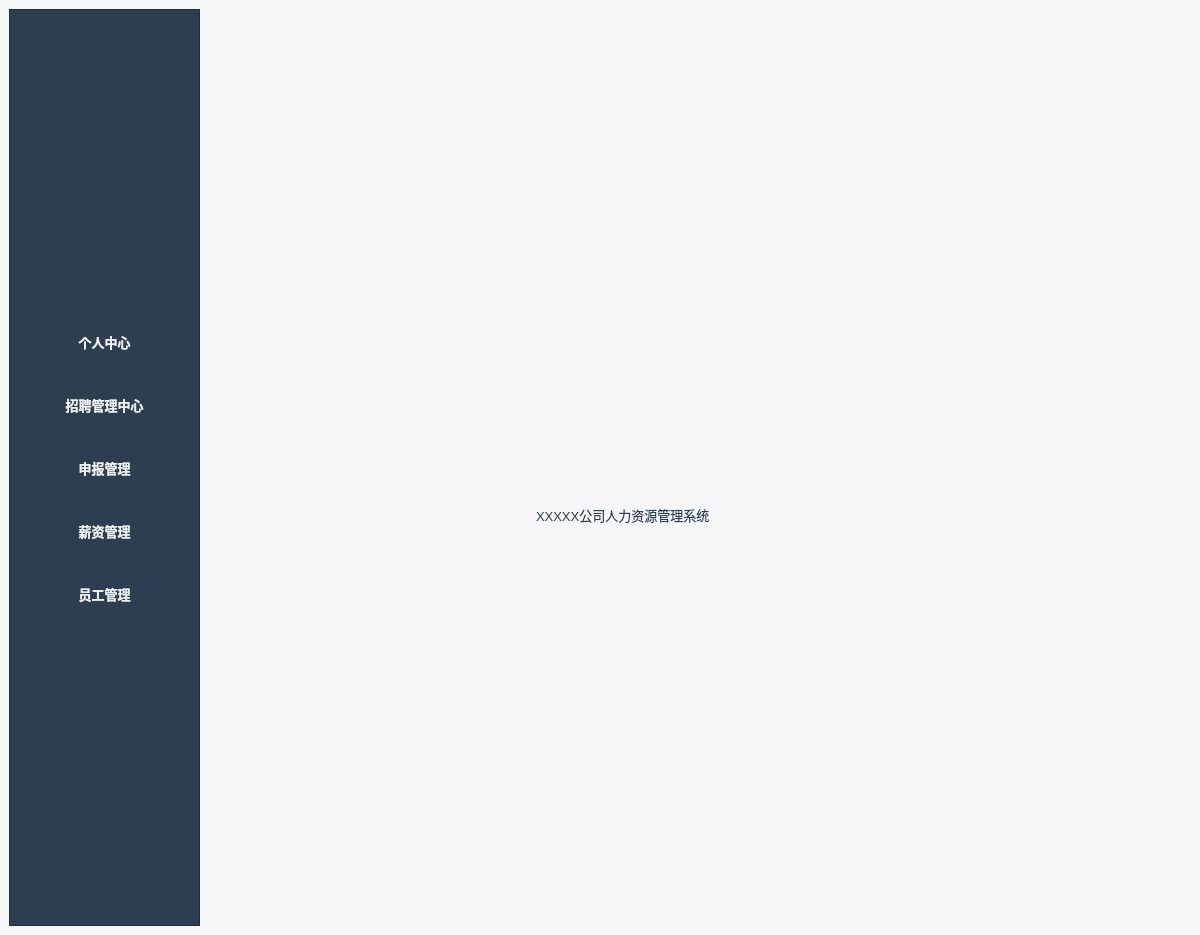
<?xml version="1.0" encoding="UTF-8"?>
<ui version="4.0">
 <class>MainWindow</class>
 <widget class="QMainWindow" name="MainWindow">
  <property name="geometry">
   <rect>
    <x>0</x>
    <y>0</y>
    <width>1200</width>
    <height>935</height>
   </rect>
  </property>
  <property name="sizePolicy">
   <sizepolicy hsizetype="Preferred" vsizetype="Preferred">
    <horstretch>0</horstretch>
    <verstretch>0</verstretch>
   </sizepolicy>
  </property>
  <property name="windowTitle">
   <string>夕阳红人力资源管理系统</string>
  </property>
  <property name="windowIcon">
   <iconset>
    <normaloff>333.jpg</normaloff>333.jpg</iconset>
  </property>
  <property name="styleSheet">
   <string notr="true">QWidget {
    font-family: &quot;Microsoft YaHei&quot;, &quot;Segoe UI&quot;, &quot;Helvetica Neue&quot;, Arial, sans-serif;
    font-size: 10pt;
    color: #2c3e50;
    background-color: #f4f6f8;
}</string>
  </property>
  <property name="toolButtonStyle">
   <enum>Qt::ToolButtonStyle::ToolButtonTextBesideIcon</enum>
  </property>
  <property name="tabShape">
   <enum>QTabWidget::TabShape::Rounded</enum>
  </property>
  <widget class="QWidget" name="centralwidget">
   <layout class="QGridLayout" name="gridLayout_2">
    <item row="0" column="0">
     <layout class="QHBoxLayout" name="horizontalLayout">
      <item>
       <widget class="QFrame" name="frame">
        <property name="sizePolicy">
         <sizepolicy hsizetype="Preferred" vsizetype="Preferred">
          <horstretch>0</horstretch>
          <verstretch>0</verstretch>
         </sizepolicy>
        </property>
        <property name="styleSheet">
         <string notr="true">QFrame { /* Example: if you named your sidebar QFrame &quot;leftSidebarFrame&quot; */
    background-color: #2C3E50; /* A deep, professional blue-gray */
    border-right: 1px solid #34495E;
}

/* ToolButton in Sidebar (Navigation) */
QFrame QToolButton {
    background-color: transparent;
    color: #ECF0F1; /* Light text color for contrast against dark sidebar */
    border: none;
    padding: 12px 15px; /* Ample padding */
    text-align: left;
    font-size: 10pt;
    font-weight: bold;
    border-radius: 4px; /* Slightly rounded corners */
    margin: 5px 10px;
}

QFrame QToolButton:hover {
    background-color: #34495E; /* Darker shade on hover */
    color: #FFFFFF;
}

QFrame QToolButton:checked,
QFrame QToolButton:pressed {
    background-color: #1ABC9C; /* A pleasant teal accent for selected/pressed */
    color: #FFFFFF;
}

/* ComboBox in Sidebar (e.g., &quot;个人中心&quot;) */
QFrame QComboBox {
    background-color: #34495E;
    color: #ECF0F1;
    border: 1px solid #4A6178;
    padding: 8px 10px;
    border-radius: 4px;
    margin: 10px;
    font-weight: bold;
}

QFrameFrame QComboBox::drop-down {
    subcontrol-origin: padding;
    subcontrol-position: top right;
    width: 20px;
    border-left-width: 1px;
    border-left-color: #4A6178;
    border-left-style: solid;
    border-top-right-radius: 3px;
    border-bottom-right-radius: 3px;
}

QFrameQComboBox::down-arrow {
    image: url(:/qt-project.org/styles/commonstyle/images/downarrrow-16.png); /* Default Qt arrow, consider a custom one */
    width: 12px;
    height: 12px;
}
QFrame QComboBox::down-arrow:on {
    image: url(:/qt-project.org/styles/commonstyle/images/uparrrow-16.png);
}

QFrameQComboBox QAbstractItemView { /* Dropdown list style */
    background-color: #34495E;
    color: #ECF0F1;
    border: 1px solid #4A6178;
    selection-background-color: #1ABC9C;
    padding: 5px;
}
</string>
        </property>
        <property name="frameShape">
         <enum>QFrame::Shape::StyledPanel</enum>
        </property>
        <property name="frameShadow">
         <enum>QFrame::Shadow::Raised</enum>
        </property>
        <layout class="QGridLayout" name="gridLayout">
         <item row="0" column="0">
          <layout class="QVBoxLayout" name="verticalLayout">
           <item>
            <widget class="QToolButton" name="tbtnPersonCenter_2">
             <property name="minimumSize">
              <size>
               <width>171</width>
               <height>31</height>
              </size>
             </property>
             <property name="styleSheet">
              <string notr="true"/>
             </property>
             <property name="text">
              <string>个人中心</string>
             </property>
            </widget>
           </item>
           <item>
            <widget class="QToolButton" name="tbtnJobRequirement">
             <property name="minimumSize">
              <size>
               <width>171</width>
               <height>31</height>
              </size>
             </property>
             <property name="styleSheet">
              <string notr="true"/>
             </property>
             <property name="text">
              <string>招聘管理中心</string>
             </property>
            </widget>
           </item>
           <item>
            <widget class="QToolButton" name="tbtnDeclarationManagement">
             <property name="minimumSize">
              <size>
               <width>171</width>
               <height>31</height>
              </size>
             </property>
             <property name="styleSheet">
              <string notr="true"/>
             </property>
             <property name="text">
              <string>申报管理</string>
             </property>
            </widget>
           </item>
           <item>
            <widget class="QToolButton" name="tbtnSalaryManagement">
             <property name="minimumSize">
              <size>
               <width>171</width>
               <height>31</height>
              </size>
             </property>
             <property name="styleSheet">
              <string notr="true"/>
             </property>
             <property name="text">
              <string>薪资管理</string>
             </property>
            </widget>
           </item>
           <item>
            <widget class="QToolButton" name="tbtn">
             <property name="minimumSize">
              <size>
               <width>171</width>
               <height>31</height>
              </size>
             </property>
             <property name="styleSheet">
              <string notr="true"/>
             </property>
             <property name="text">
              <string>员工管理</string>
             </property>
            </widget>
           </item>
          </layout>
         </item>
        </layout>
       </widget>
      </item>
      <item>
       <widget class="QStackedWidget" name="stackedWidget">
        <property name="sizePolicy">
         <sizepolicy hsizetype="Expanding" vsizetype="Expanding">
          <horstretch>0</horstretch>
          <verstretch>0</verstretch>
         </sizepolicy>
        </property>
        <property name="styleSheet">
         <string notr="true"/>
        </property>
        <property name="frameShape">
         <enum>QFrame::Shape::NoFrame</enum>
        </property>
        <property name="frameShadow">
         <enum>QFrame::Shadow::Sunken</enum>
        </property>
        <widget class="QWidget" name="page_10">
         <widget class="QLabel" name="label">
          <property name="geometry">
           <rect>
            <x>330</x>
            <y>460</y>
            <width>261</width>
            <height>91</height>
           </rect>
          </property>
          <property name="styleSheet">
           <string notr="true">.black-large-label {
    background-color: white;       /* 白色背景 */
    color: black;                  /* 黑色字体 */
    font-size: 20px;               /* 大字体（可调整） */
    font-weight: bold;             /* 加粗 */
    padding: 10px 15px;            /* 内边距 */
    border-radius: 5px;            /* 圆角 */
    display: inline-block;         /* 行内块级元素 */
    border: 2px solid #000;        /* 黑色边框（可选） */
    box-shadow: 0 2px 5px rgba(0, 0, 0, 0.1);  /* 轻微阴影（可选） */
    margin: 5px;                   /* 外边距 */
}</string>
          </property>
          <property name="text">
           <string>XXXXX公司人力资源管理系统</string>
          </property>
         </widget>
        </widget>
        <widget class="QWidget" name="page_11"/>
       </widget>
      </item>
     </layout>
    </item>
   </layout>
  </widget>
  <action name="actionBasicInfo">
   <property name="text">
    <string>个人基本信息</string>
   </property>
   <property name="toolTip">
    <string>个人基本信息</string>
   </property>
   <property name="menuRole">
    <enum>QAction::MenuRole::NoRole</enum>
   </property>
  </action>
  <action name="actionApplication">
   <property name="text">
    <string>个人申请</string>
   </property>
   <property name="toolTip">
    <string>个人申请</string>
   </property>
   <property name="menuRole">
    <enum>QAction::MenuRole::NoRole</enum>
   </property>
  </action>
 </widget>
 <resources/>
 <connections/>
</ui>
